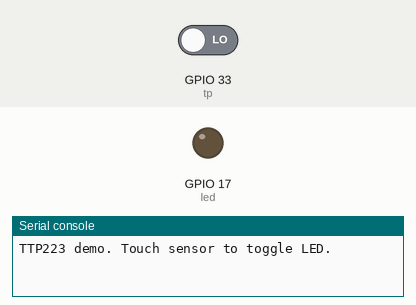
Simulated run of this program. Board: ESP32 board running MicroPython. On the bench: output pins drawn as LEDs (lit = HIGH), the last lines printed to the serial console. The test bench sets the inputs (shaded band); at power-on: GPIO 33 (tp) LOW.

Above: at 1.2 s.
1.3 s: GPIO 33 (tp) driven HIGH
At 2.5 s:
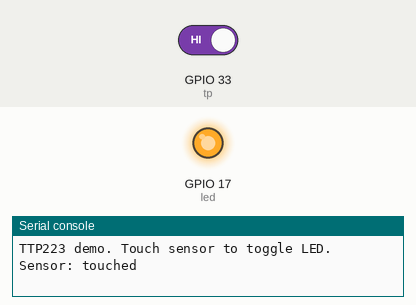
2.8 s: GPIO 33 (tp) driven LOW
At 3.7 s:
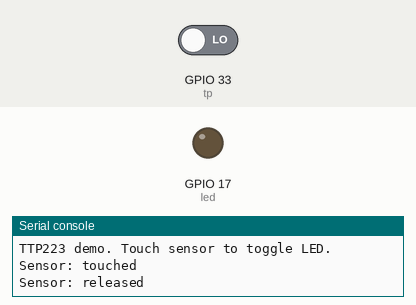
Timing chart, 0 to 5.8 s (numbered marks = the images above; inputs shaded):
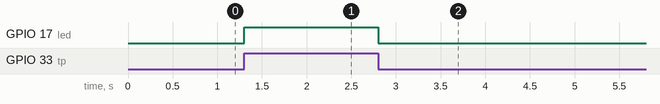

The program:

touch_sensor.py
```python
"""
觸摸感測器
Interface - touch_sensor

原始課程: 6.ESP32內建觸摸感測器與觸控模組 / 40.觸摸感測器 touch_sensor
平台: ESP32 MicroPython

功能:
  範例 1: ESP32 內建電容觸摸（TouchPad）
  範例 2: TTP223 觸摸模組（數位輸入）

ESP32 內建觸摸腳位（10 個）:
  T0=GPIO4, T2=GPIO2, T3=GPIO15, T4=GPIO13, T5=GPIO12
  T6=GPIO14, T7=GPIO27, T8=GPIO33, T9=GPIO32

TouchPad 讀值：越低代表越確定被觸摸
通常空閒值約 500~800，觸摸後降至 100 以下（依環境不同）

TTP223 模組:
  點動模式（預設）：觸摸時 OUT=HIGH，放開後 LOW
  輸出為數位信號，直接用 digitalRead 讀取

硬體接線（範例 1 - 內建觸摸）:
  T8 = D33（接觸摸片或直接用手指靠近）

硬體接線（範例 2 - TTP223 模組）:
  TTP223 OUT → D33
  TTP223 VCC → 3.3V
  TTP223 GND → GND
  LED         → D17（串接 220Ω）
"""

import time
from machine import Pin, TouchPad

TOUCH_PIN    = 33
LED_PIN      = 17
TOUCH_THRESH = 200   # 低於此值視為觸摸（依實際環境調整）


# ── 範例 1：ESP32 內建電容觸摸 ────────────────────────────────
def internal_touch_demo():
    """
    讀取 ESP32 內建電容觸摸值（GPIO 33 = T8）
    印出數值，並在觸摸時點亮 LED
    """
    tp  = TouchPad(Pin(TOUCH_PIN))
    led = Pin(LED_PIN, Pin.OUT)

    print("Internal touch demo. Touch GPIO {} to trigger.".format(TOUCH_PIN))

    while True:
        val = tp.read()
        touched = val < TOUCH_THRESH
        led.value(touched)
        print("Touch val: {:4d}  {}".format(val, "TOUCHED" if touched else ""))
        time.sleep_ms(200)


# ── 範例 2：TTP223 觸摸模組 ───────────────────────────────────
def ttp223_demo():
    """
    TTP223 數位觸摸模組
    觸摸時 OUT=HIGH → 點亮 LED
    """
    sensor = Pin(TOUCH_PIN, Pin.IN)
    led    = Pin(LED_PIN, Pin.OUT)

    print("TTP223 demo. Touch sensor to toggle LED.")

    prev = 0
    while True:
        state = sensor.value()
        led.value(state)

        if state != prev:
            print("Sensor:", "touched" if state else "released")
            prev = state

        time.sleep_ms(50)


# ── 主程式（選擇一種模式）────────────────────────────────────
# internal_touch_demo()
ttp223_demo()
```

Measured:
- after the input at 1.3 s, GPIO 17 (led): LOW → HIGH at once
- after the input at 2.8 s, GPIO 17 (led): HIGH → LOW at once
